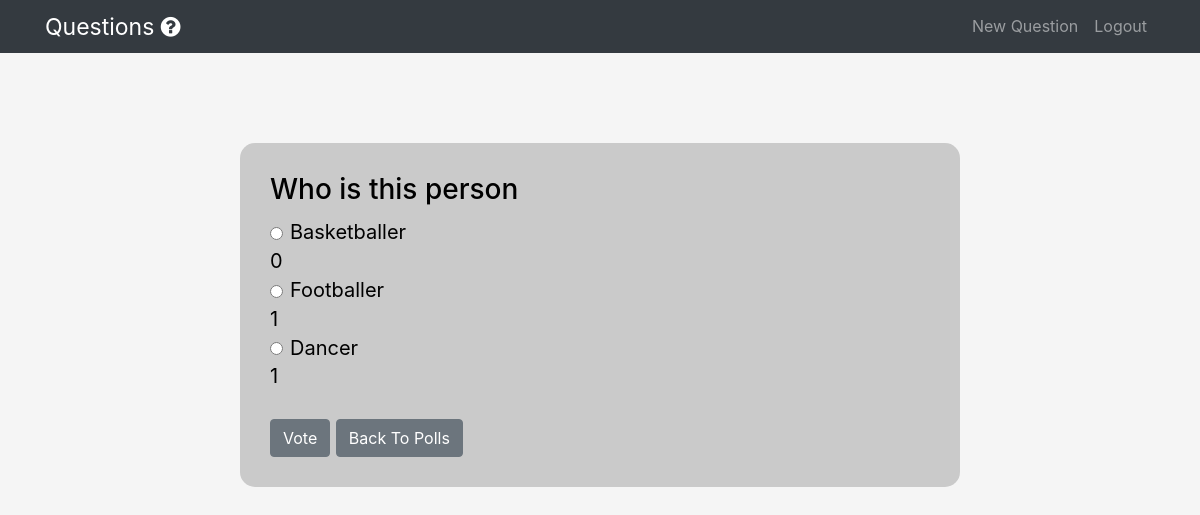
The app's page /detail/9/ (signed in) with its own data.
### polls/models.py (models this page shows, shortened)
class Question(models.Model):
    question_text = models.CharField(max_length=300)
    pub_date=models.DateTimeField(default=timezone.now)
    author = models.ForeignKey(User, related_name="authors", on_delete=models.CASCADE)

class Choice(models.Model):
    choice_text = models.CharField(max_length=300, verbose_name="choices")
    question = models.ForeignKey(
        Question, related_name="question", on_delete=models.CASCADE)
    votes = models.IntegerField(default=0)
    def __str__(self):
        return self.choice_text

### polls/views.py (the view)
# urls.py: path('detail/<int:question_id>/', QuestionDetailView, name="polls-detail"),
def QuestionDetailView(request, question_id):
    try:
        question = Question.objects.get(pk=question_id)
        formset = Choice.objects.filter(question_id=question_id)
        print(formset)
    except Question.DoesNotExist:
        raise Http404("Question does not exist")
    return render(request, 'polls/question_detail.html', { 'question': question, "formset": formset})

### polls/templates/polls/question_detail.html (shortened to what this page needs)
{% extends "users/base.html" %}
{% block content %}
<div class="displayform">
<h3 class="text-left mb-3">{{ question.question_text }}</h3>
<div class="containerq">
<form action="{% url 'polls-vote' question.id %}" method="POST">
    {% for choice in formset %}
    <div class="ro">
        <div class="">
        <input type="radio" name="choice" class="form-check-input" id="{{ choice.id }}"
            value="{{ choice.pk }}" />
        <label for="choice{{ forloop.counter }}">{{ choice.choice_text }}</label>
        </div>
    </div>
    <div class="">
        <div class="">
        <label for="choice{{ forloop.counter }}">{{ choice.votes }}</label>
        </div>
    </div>
    {% endfor %}
    <input type="submit" value="Vote" class="btn btn-secondary mt-4" />
    <a class="btn btn-secondary mt-4 " href="{% url 'list' %}">Back To Polls</a>
    </div>
</div>
{% endblock content %}

### users/Templates/users/base.html (style rules this page uses)
body { line-height: 1.3rem; background-color:rgb(245, 245, 245); text-align: center; color: black; }
.displayform { margin: 0 auto; text-align: left; width: 60%; background-color:rgb(202, 202, 202); padding: 30px; margin-top: 90px; border-radius: 15px; }
.containerq { font-size:20px; display: flex; }
.ro { margin-left: 20px; flex-direction: row; }

### records on screen
Question: question_text "Who is this person"
Choice: choice_text "Basketballer", votes "0"
Choice: choice_text "Footballer", votes "1"
Choice: choice_text "Dancer", votes "1"
